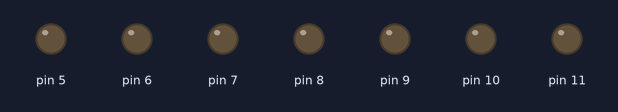
Bench run of a sketch on a simulated Arduino Uno, built with avr-gcc and run on an emulated ATmega328P. Shown: output pins drawn as LEDs (lit = HIGH).

Above: at 0.5 s.
At 1.5 s:
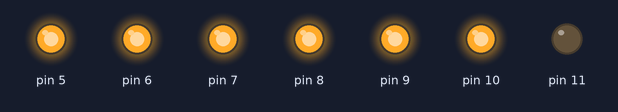
At 3.5 s:
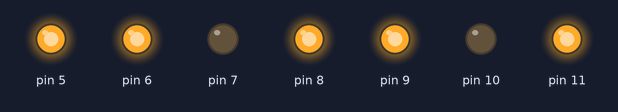
At 6.5 s:
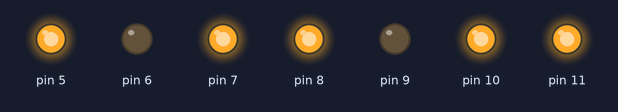
At 9.5 s:
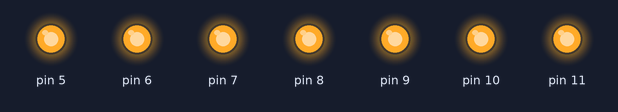
At 13.5 s:
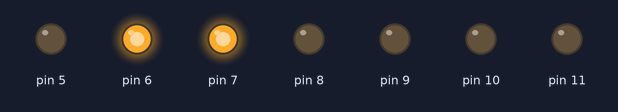
Timing chart, 0 to 14.3 s (numbered marks = the images above):
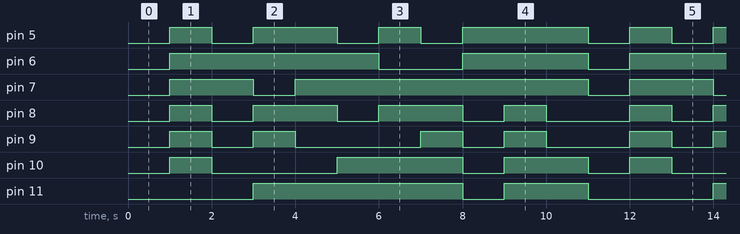

Measured:
- by itself, pin 5: repeats every 11.0 s: LOW 1.0 s, HIGH 2.0 s, LOW 1.0 s, HIGH 1.0 s, LOW 1.0 s, HIGH 3.0 s, LOW 1.0 s, HIGH 1.0 s
- by itself, pin 6: repeats every 11.0 s: LOW 2.0 s, HIGH 3.0 s, LOW 1.0 s, HIGH 5.0 s
- by itself, pin 7: repeats every 11.0 s: LOW 1.0 s, HIGH 7.0 s, LOW 1.0 s, HIGH 2.0 s
- by itself, pin 8: repeats every 11.0 s: 2 × (LOW 1.0 s, HIGH 2.0 s), LOW 1.0 s, HIGH 1.0 s, LOW 2.0 s, HIGH 1.0 s
- by itself, pin 9: repeats every 11.0 s: LOW 1.0 s, HIGH 1.0 s, LOW 3.0 s, HIGH 1.0 s, LOW 1.0 s, HIGH 1.0 s, LOW 2.0 s, HIGH 1.0 s
- by itself, pin 10: repeats every 11.0 s: LOW 3.0 s, HIGH 3.0 s, LOW 1.0 s, HIGH 2.0 s, LOW 1.0 s, HIGH 1.0 s
- by itself, pin 11: repeats every 11.0 s: LOW 1.0 s, HIGH 2.0 s, LOW 3.0 s, HIGH 5.0 s

The sketch:

exercici_3.1.ino
```cpp
void setup()
{
  // put your setup code here, to run once:
  pinMode (5,OUTPUT);
  pinMode (6,OUTPUT);
  pinMode (7,OUTPUT);
  pinMode (8,OUTPUT);
  pinMode (9,OUTPUT);
  pinMode (10,OUTPUT);
  pinMode (11,OUTPUT);
}

void loop() {
  // put your main code here, to run repeatedly:
  digitalWrite (5,LOW);
  digitalWrite (6,LOW);
  digitalWrite (7,LOW);
  digitalWrite (8,LOW);
  digitalWrite (9,LOW);
  digitalWrite (10,LOW);
  digitalWrite (11,LOW);
  delay (1000);
  digitalWrite (5,HIGH);
  digitalWrite (6,HIGH);
  digitalWrite (7,HIGH);
  digitalWrite (8,HIGH);
  digitalWrite (9,HIGH);
  digitalWrite (10,HIGH);
  delay (1000);
  digitalWrite (5,LOW);
  digitalWrite (8,LOW);
  digitalWrite (9,LOW);
  digitalWrite (10,LOW);
  digitalWrite (11,LOW);
  delay (1000);
  digitalWrite (7,LOW);
  digitalWrite (5,HIGH);
  digitalWrite (8,HIGH);
  digitalWrite (9,HIGH);
  digitalWrite (11,HIGH);
  delay (1000);
  digitalWrite (9,LOW);
  digitalWrite (7,HIGH);
  delay (1000);
  digitalWrite (5,LOW);
  digitalWrite (8,LOW);
  digitalWrite (10,HIGH);
  delay (1000);
  digitalWrite (6,LOW);
  digitalWrite (5,HIGH);
  digitalWrite (8,HIGH);
  delay (1000);
  digitalWrite (5,LOW);
  digitalWrite (9,HIGH);
  delay (1000);
  digitalWrite (5,HIGH);
  digitalWrite (6,HIGH);
  digitalWrite (8,LOW);
  digitalWrite (9,LOW);
  digitalWrite (10,LOW);
  digitalWrite (11,LOW);
  delay (1000);
  digitalWrite (8,HIGH);
  digitalWrite (9,HIGH);
  digitalWrite (10,HIGH);
  digitalWrite (11,HIGH);
  delay (1000);
  digitalWrite (8,LOW);
  digitalWrite (9,LOW);
  delay (1000);
 }
```
